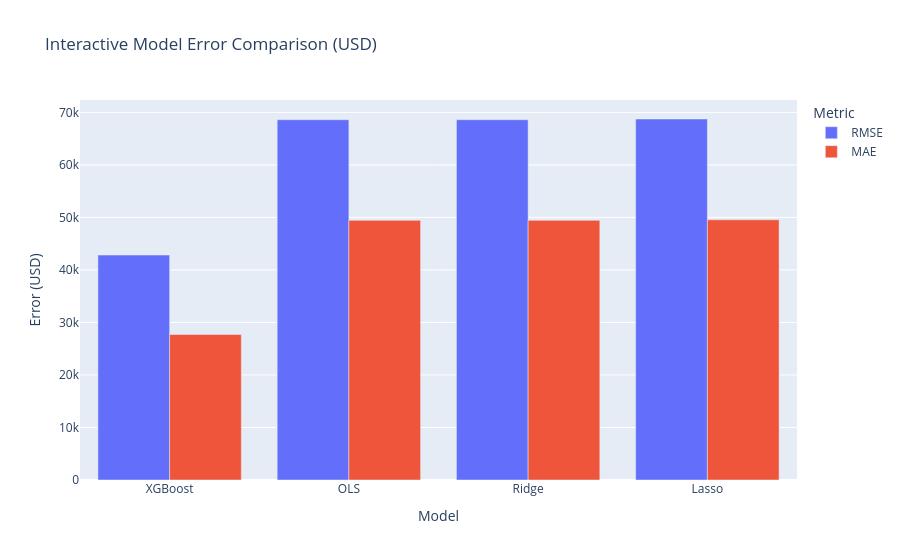
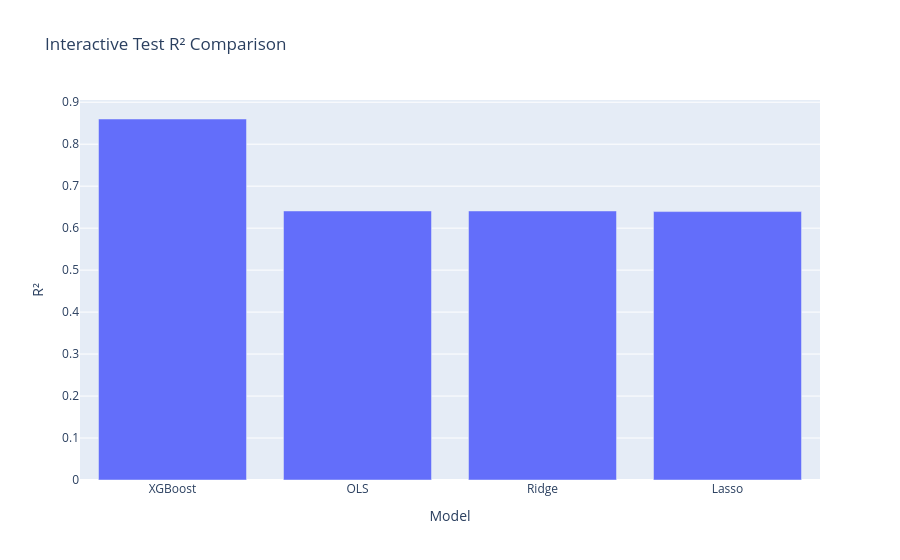

Notebook code for these charts, in order:
### Markdown cell above
## 20. Optional interactive dashboard

If Plotly is installed, this section creates an interactive chart for the model comparison. Plotly is optional; the static Matplotlib and Seaborn plots above are the required visual outputs.

### Code cell
try:
    import plotly.express as px

    interactive_metrics = metrics_table.reset_index(names="Model")
    fig = px.bar(
        interactive_metrics,
        x="Model", y=["RMSE", "MAE"],
        barmode="group",
        title="Interactive Model Error Comparison (USD)",
        labels={"value": "Error (USD)", "variable": "Metric"}
    )
    fig.show()

    fig_r2 = px.bar(
        interactive_metrics,
        x="Model", y="R2",
        title="Interactive Test R² Comparison",
        labels={"R2": "R²"}
    )
    fig_r2.show()

except ImportError:
    print("Plotly is not installed. Optional installation: python3 -m pip install plotly")

### Figure 1 — Plotly figure (JSON) as saved in the notebook; plotly's stock layout.template omitted (floating-point values rounded to 4 significant figures)
{"data": [{"alignmentgroup": "True", "hovertemplate": "Metric=RMSE<br>Model=%{x}<br>Error (USD)=%{y}<extra></extra>", "legendgroup": "RMSE", "marker": {"color": "#636efa", "pattern": {"shape": ""}}, "name": "RMSE", "offsetgroup": "RMSE", "orientation": "v", "showlegend": true, "textposition": "auto", "type": "bar", "x": ["XGBoost", "OLS", "Ridge", "Lasso"], "xaxis": "x", "y": [42830.0, 68600.0, 68600.0, 68740.0], "yaxis": "y"}, {"alignmentgroup": "True", "hovertemplate": "Metric=MAE<br>Model=%{x}<br>Error (USD)=%{y}<extra></extra>", "legendgroup": "MAE", "marker": {"color": "#EF553B", "pattern": {"shape": ""}}, "name": "MAE", "offsetgroup": "MAE", "orientation": "v", "showlegend": true, "textposition": "auto", "type": "bar", "x": ["XGBoost", "OLS", "Ridge", "Lasso"], "xaxis": "x", "y": [27720.0, 49440.0, 49440.0, 49550.0], "yaxis": "y"}], "layout": {"barmode": "group", "legend": {"title": {"text": "Metric"}, "tracegroupgap": 0}, "title": {"text": "Interactive Model Error Comparison (USD)"}, "xaxis": {"anchor": "y", "domain": [0, 1], "title": {"text": "Model"}}, "yaxis": {"anchor": "x", "domain": [0, 1], "title": {"text": "Error (USD)"}}}}

### Figure 2 — Plotly figure (JSON) as saved in the notebook; plotly's stock layout.template omitted (floating-point values rounded to 4 significant figures)
{"data": [{"hovertemplate": "Model=%{x}<br>R²=%{y}<extra></extra>", "legendgroup": "", "marker": {"color": "#636efa", "pattern": {"shape": ""}}, "name": "", "orientation": "v", "showlegend": false, "textposition": "auto", "type": "bar", "x": ["XGBoost", "OLS", "Ridge", "Lasso"], "xaxis": "x", "y": [0.86, 0.6409, 0.6409, 0.6394], "yaxis": "y"}], "layout": {"barmode": "relative", "legend": {"tracegroupgap": 0}, "title": {"text": "Interactive Test R² Comparison"}, "xaxis": {"anchor": "y", "domain": [0, 1], "title": {"text": "Model"}}, "yaxis": {"anchor": "x", "domain": [0, 1], "title": {"text": "R²"}}}}
